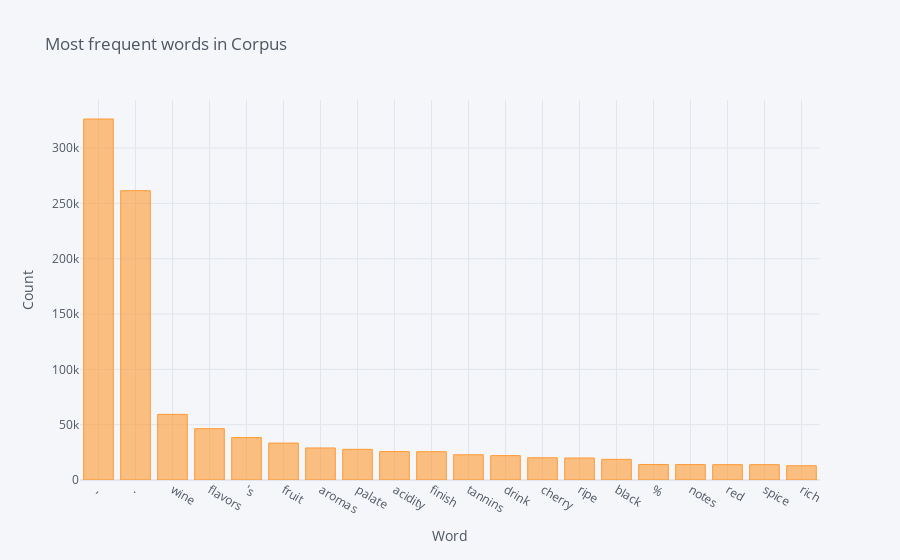

Source (notebook cell):
### Code cell
words_df.set_index('word').wordCount.head(20).iplot(kind = 'bar', title = 'Most frequent words in Corpus', yTitle = 'Count', xTitle = 'Word')

### Figure 1 — Plotly figure (JSON) as saved in the notebook; plotly's stock layout.template omitted (floating-point values rounded to 4 significant figures)
{"data": [{"marker": {"color": "rgba(255, 153, 51, 0.6)", "line": {"color": "rgba(255, 153, 51, 1.0)", "width": 1}}, "name": "wordCount", "orientation": "v", "text": "", "type": "bar", "x": [",", ".", "wine", "flavors", "'s", "fruit", "aromas", "palate", "acidity", "finish", "tannins", "drink", "cherry", "ripe", "black", "%", "notes", "red", "spice", "rich"], "y": [326265, 261488, 59313, 46394, 38339, 33334, 28946, 27719, 25679, 25586, 22803, 22012, 20088, 19861, 18641, 14035, 13935, 13867, 13842, 12875]}], "layout": {"autosize": true, "legend": {"bgcolor": "#F5F6F9", "font": {"color": "#4D5663"}}, "paper_bgcolor": "#F5F6F9", "plot_bgcolor": "#F5F6F9", "title": {"font": {"color": "#4D5663"}, "text": "Most frequent words in Corpus"}, "xaxis": {"autorange": true, "gridcolor": "#E1E5ED", "range": [-0.5, 19.5], "showgrid": true, "tickfont": {"color": "#4D5663"}, "title": {"font": {"color": "#4D5663"}, "text": "Word"}, "type": "category", "zerolinecolor": "#E1E5ED"}, "yaxis": {"autorange": true, "gridcolor": "#E1E5ED", "range": [0, 343400.0], "showgrid": true, "tickfont": {"color": "#4D5663"}, "title": {"font": {"color": "#4D5663"}, "text": "Count"}, "type": "linear", "zerolinecolor": "#E1E5ED"}}}
